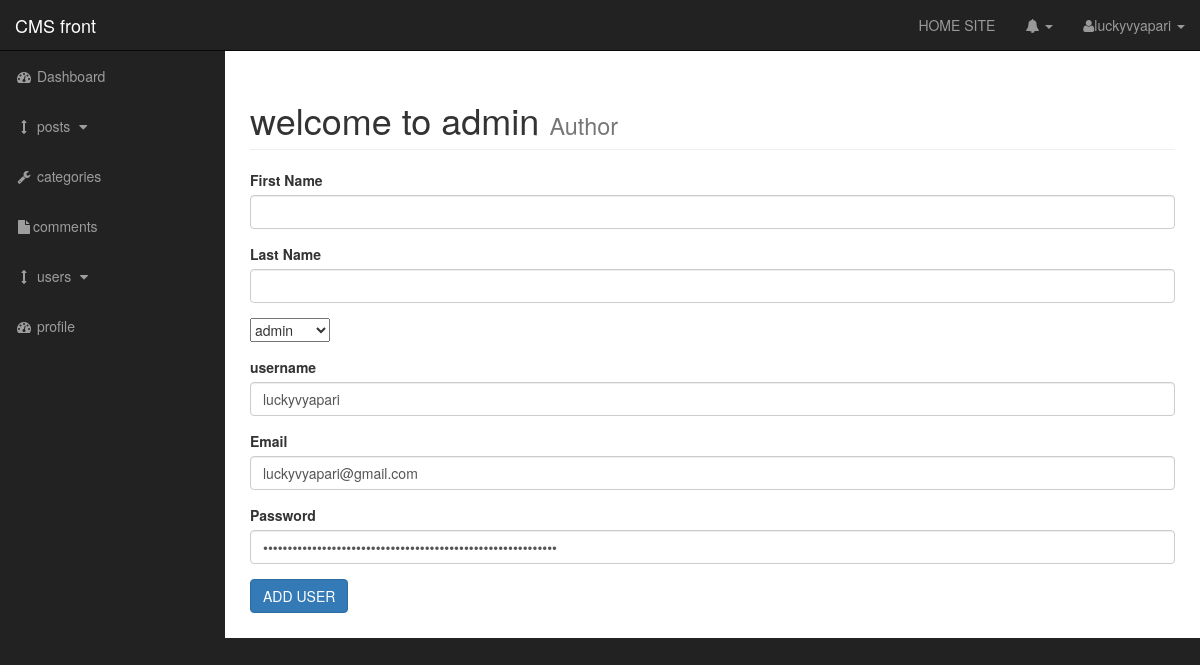
Screenshot of /admin/users.php?source=edit_user&edit_user=32 (signed in) with the database file from the repository.
### tables this page shows
CREATE TABLE `users` (
  `user_id` int(3) NOT NULL,
  `username` varchar(255) NOT NULL,
  `user_password` varchar(255) NOT NULL,
  `user_firstname` varchar(255) NOT NULL,
  `user_lastname` varchar(255) NOT NULL,
  `user_email` varchar(255) NOT NULL,
  `user_image` text NOT NULL,
  `user_role` varchar(255) NOT NULL,
  `randsalt` varchar(255) NOT NULL DEFAULT '$2y$10$iamusewrongpasswordtosafepassword'
);

### admin/includes/edit_user.php (the view, shortened to what this page needs)
<?php
if(isset($_GET['edit_user']))
{
  $the_user_id = $_GET['edit_user'];
$query =  "SELECT * FROM users WHERE user_id = $the_user_id";
$select_comments = mysqli_query($connection,$query);
while($row = mysqli_fetch_assoc($select_comments))
{
 $username =$row['username'];
$user_password =$row['user_password'];
$user_firstname =$row['user_firstname'];
$user_lastname =$row['user_lastname'];
$user_email =$row['user_email'];
$user_role =$row['user_role'];
}
}
?>
    <form action="" method="post" enctype="multipart/form-data">
        <div class="form-group">
         <label for="title">First Name</label>
          <input type="text" class="form-control" name="user_firstname" value ="<?php echo $user_firstname; ?>">
      </div>
       <div class="form-group">
         <label for="post_status">Last Name</label>
          <input type="text" class="form-control" name="user_lastname"  value ="<?php echo $user_lastname; ?>">
      </div>
  <div class="form-group">
       <select name="user_role" id="">
       <option value =<?php echo $user_role;  ?>><?php echo $user_role;  ?></option>
       </select>
      </div>
      <div class="form-group">
         <label for="post_tags">username</label>
          <input type="text" class="form-control" name="username" value ="<?php echo $username;?>" >
      </div>
      <div class="form-group">
         <label for="post_content">Email</label>
          <input type="email" class="form-control" name="user_email" value= "<?php echo $user_email; ?> ">
      </div>
        <div class="form-group">
         <label for="post_content">Password</label>
          <input type="password" class="form-control" name="user_password" value ="<?php echo $user_password; ?>">
      </div>
         <div class="form-group">
          <input class="btn btn-primary" type="submit" name="edit_user" value="ADD USER">
      </div>
</form>

### admin/css/sb-admin.css (style rules this page uses)
body { margin-top: 100px; background-color: #222; }
@media (min-width:768px) { body { margin-top: 50px; } }

### rows the page displays
users: user_role "admin", username "luckyvyapari", user_email "luckyvyapari@gmail.com"

### other values shown
$_SESSION['username'] "luckyvyapari"
